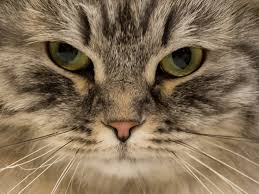
#> input picture Actividades/cat.jpg, 259 x 194 px, found by its file name
$ python Convolution.py
#> lines starting #> are read from the running program, lines starting #| are printed output that depends on the picture
"""
Mariana Islas Mondragón / A01253435
Dentro de este codigo se aplica un kernel de sobel a una imagen utilizando convolución.

Para poder ejecutar este codigo es necesario descargar las librerias numpy, cv2 y matplotlib. También es necesario revisar la dirección
de la imagen cat que se utiliza dentro del codigo, si no es correcta actualizar dirección correcta en linea 45. Después de esto es posible
utilizar el programa dandole click a ejecutar. Se desplegara una ventana con la imagen original y la imagen con el filtro aplicado.
"""

# Importación de librerías necesarias para el codigo
import numpy as np
import cv2
import matplotlib.pyplot as plt

# Función en donde se realiza convolución, que recibe como parametro la imagen en escala de grises y el kernel que quiere ser aplicado,
# en nuestro caso el filtro Sobel
def my_convolution(image_gray, kernel):

    # Obtener dimensiones de matriz de la imagen y del filtro
    img_height, img_width = image_gray.shape
    kernel_height, kernel_width = kernel.shape

    # Calcular dimensiones de la matriz de la imagen de salida
    output_height = img_height - kernel_height + 1
    output_width = img_width - kernel_width + 1

    # Inicializar matriz de salida con ceros
    output = np.zeros((output_height, output_width), dtype=np.float32)

    # Realizar la convolución: recorrer cada posición válida de la imagen
    for i in range(output_height):
        for j in range(output_width):
            # Extraer la región de la imagen del mismo tamaño que el filtro
            region = image_gray[i:i+kernel_height, j:j+kernel_width]
            # Multiplicar elemento a elemento (region * kernel) y sumar los valores
            value = np.sum(region * kernel)
            # Guardar el resultado en la matriz de salida
            output[i, j] = value

    # Asegurar que los valores estén entre 0 y 255 (rango de imagen)
    output = np.clip(output, 0, 255)

    # Retornar la matriz de la imagen nueva con el filtro aplicado
    return output.astype(np.uint8)

if __name__ == '__main__':
    # Especificar la ruta de la imagen a procesar
    image_path = r'Actividades/cat.jpg'

    # Leer la imagen
    image_bgr = cv2.imread(image_path)
#> image_bgr is the input picture: shape (194, 259, 3); mean B, G, R 87.4, 112, 131.2

    # Verificar que la imagen se haya cargado correctamente
    if image_bgr is None:
        print("Error: No se pudo cargar la imagen.")
        exit()

    # Convertir imagen de BGR a RGB
    image_rgb = cv2.cvtColor(image_bgr, cv2.COLOR_BGR2RGB)

    # Convertir la imagen a escala de grises para aplicar convolución
    image_gray = cv2.cvtColor(image_bgr, cv2.COLOR_BGR2GRAY)
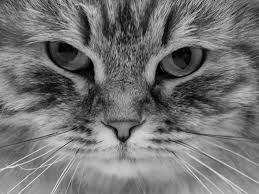
#> image_gray: shape (194, 259); min 1, max 234, mean 114.9

    # Definir kernel de filtro Sobel para detectar bordes horizontales
    sobel_kernel = np.array([
        [-1, 0, 1],
        [-2, 0, 2],
        [-1, 0, 1]
    ])

    # Aplicar la convolución a la imagen en escala de grises
    resultado = my_convolution(image_gray, sobel_kernel)
#> after the loop in my_convolution, `for i in range(output_height):`:
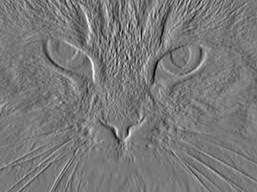
#> output: shape (192, 257) float32; min -503, max 553, mean -0.5; drawn with min black and max white
#> in my_convolution, `output = np.clip(output, 0, 255)`:
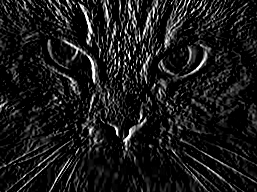
#> output: shape (192, 257) float32; min 0, max 255, mean 26.3

    # Mostrar la imagen original (color) y el resultado (gris) lado a lado
    plt.figure(figsize=(12, 6))

    # Mostrar imagen original en color
    plt.subplot(1, 2, 1)  # 1 fila, 2 columnas, posición 1
    plt.imshow(image_rgb)  # Mostrar imagen en RGB
    plt.title('Imagen Original (Color)')  # Título del subplot
    plt.axis('off')  # Ocultar ejes

    # Mostrar imagen resultante de la convolución
    plt.subplot(1, 2, 2)  # 1 fila, 2 columnas, posición 2
    plt.imshow(resultado, cmap='gray')  # Mostrar en escala de grises
    plt.title('Resultado de Convolución (Filtro Sobel)')  # Título del subplot
    plt.axis('off')  # Ocultar ejes

    plt.tight_layout()  # Ajustar espacio entre las imágenes
    plt.show()  # Mostrar la ventana con ambas imágenes
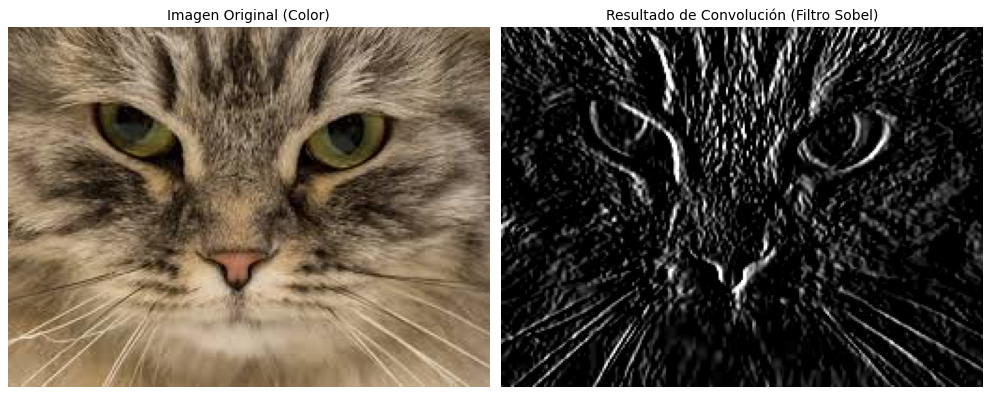
#> figure drawn by matplotlib, 2 panels
